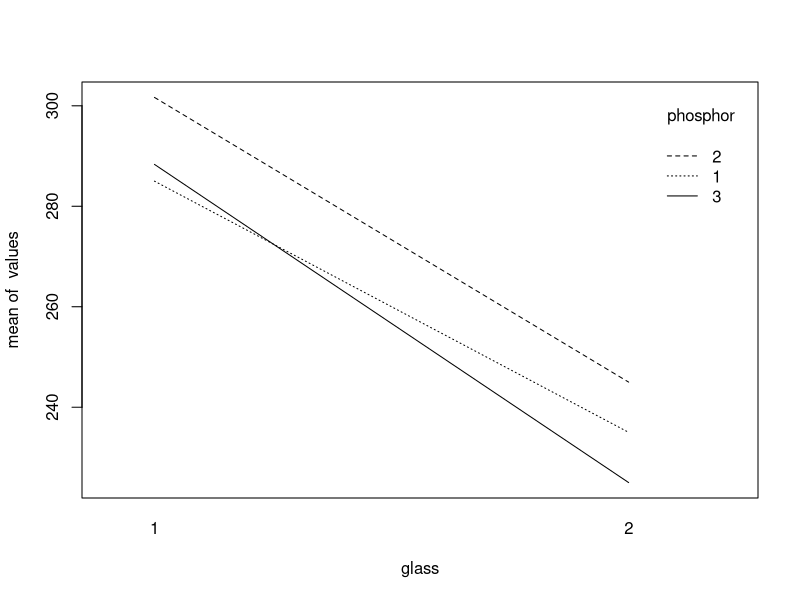
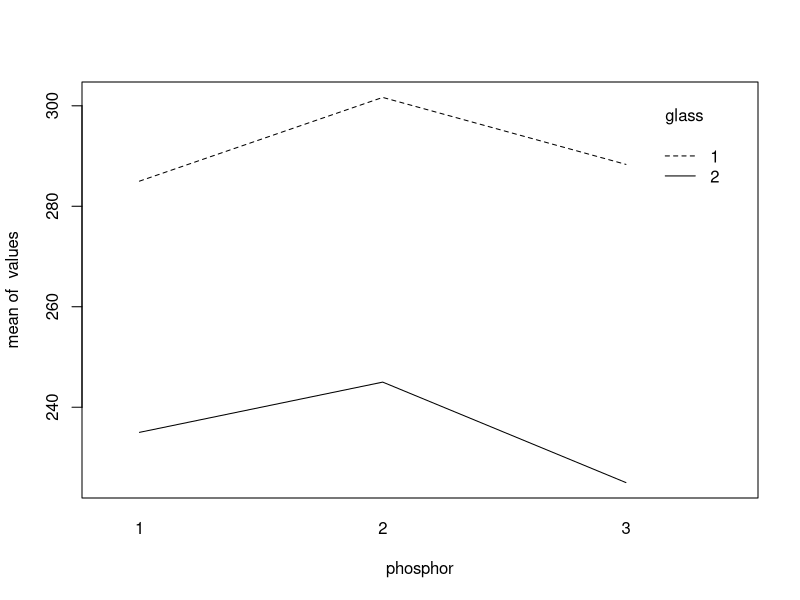

Here is the R script that generated these plots, in order:
## ---- chunk 1
knitr::opts_chunk$set(echo = TRUE)
options(scipen = 9999)

library(kableExtra)
library(broom)
library(tidyverse)
library(magrittr)
## ---- chunk 2

a <- 2 #niveis de glass
b <- 3 #niveis de phosphor
n <- 3

glass <- factor(rep(c(1,1,1,2,2,2), 3))
phosphor <- factor(rep(c(1,2,3), each = 6))
values <- c(280,290,285,230,235,240,
            300,310,295,260,240,235,
            290,285,290,220,225,230)

dados <- data.frame(glass, phosphor, values)
## ---- chunk 3
tabela_aov <- aov(values ~ phosphor*glass)

tabela_aov %>% 
  tidy() %>%
knitr::kable(
    format = "latex",
    align = "c",
    booktabs = TRUE,
    longtable = TRUE,
    linesep = "",
    escape = FALSE,
    digits = 4
    ) %>%
  kableExtra::kable_styling(
      position = "center",
      latex_options = c("striped", "repeat_header"),
      stripe_color = "gray!15")
  
## ---- chunk 4
mu <- mean(values)
qmres <- tidy(tabela_aov)$meansq[4]

taus <- tapply(values, glass, mean)-mu
betas <- tapply(values, phosphor, mean)-mu
taubeta <- tapply(values, paste(glass, phosphor), mean)-mu

data.frame(mu, qmres)%>%
  knitr::kable(
    format = "latex",
    align = "c",
    booktabs = TRUE,
    longtable = TRUE,
    linesep = "",
    col.names = c("$\\mu$", "$\\sigma^2$"),
    escape = FALSE,
    digits = 3
    ) %>%
  kableExtra::kable_styling(
      position = "center",
      latex_options = c("striped", "repeat_header"),
      stripe_color = "gray!15")

data.frame(taus, t = c(1:2))%>%
  pivot_wider(names_from = t, values_from = taus)%>%
  knitr::kable(
    format = "latex",
    align = "c",
    booktabs = TRUE,
    longtable = TRUE,
    linesep = "",
    col.names = c("$\\tau_1$", "$\\tau_2$"),
    escape = FALSE,
    digits = 3
    ) %>%
  kableExtra::kable_styling(
      position = "center",
      latex_options = c("striped", "repeat_header"),
      stripe_color = "gray!15")

data.frame(betas, b = c(1:3))%>%
  pivot_wider(names_from = b, values_from = betas)%>%
  knitr::kable(
    format = "latex",
    align = "c",
    booktabs = TRUE,
    longtable = TRUE,
    linesep = "",
    col.names = c("$\\beta_1$", "$\\beta_2$", "$\\beta_3$"),
    escape = FALSE,
    digits = 3
    ) %>%
  kableExtra::kable_styling(
      position = "center",
      latex_options = c("striped", "repeat_header"),
      stripe_color = "gray!15")

data.frame(taubeta, tb = c(1:6))%>%
  pivot_wider(names_from = tb, values_from = taubeta)%>%
  knitr::kable(
    format = "latex",
    align = "c",
    booktabs = TRUE,
    longtable = TRUE,
    linesep = "",
    col.names = c("$\\tau_1\\beta_1$", "$\\tau_1\\beta_2$", "$\\tau_1\\beta_3$", "$\\tau_2\\beta_1$", "$\\tau_2\\beta_2$", "$\\tau_2\\beta_3$"),
    escape = FALSE,
    digits = 3
    ) %>%
  kableExtra::kable_styling(
      position = "center",
      latex_options = c("striped", "repeat_header"),
      stripe_color = "gray!15")
## ---- chunk 5
interaction.plot(glass, phosphor, values)

## ---- chunk 6
interaction.plot(phosphor, glass, values)
## ---- chunk 7
#Com teste F
a_v1 <- 3 #niveis fósforo
b_v1 <- 1 #niveis vidro
n_v1 <- 3 #repetições

dados_vidro1 <- dados[glass == 1,]

#modelo aov com dados filtrados
mod2 <- aov(dados_vidro1$values ~ dados_vidro1$phosphor)
summary(mod2)

#médias de fósforo com vidro tipo 1
medias_fosforo_v1 <- tapply(dados_vidro1$values, dados_vidro1$phosphor, mean)

qm_fosforo_v1 <- (mod2 %>% tidy())$meansq[1]

pvalor_v1 <- 1-pf(qm_fosforo_v1/qmres, 2, 12)
## ---- chunk 8

casos <- c("2:1-1:1", "3:1-1:1", "3:1-2:1")
TukeyHSD(tabela_aov) %>% 
  tidy() %>%
  filter(contrast %in% casos)%>%
  select(-`null.value`)%>%
  knitr::kable(
    format = "latex",
    align = "c",
    booktabs = TRUE,
    longtable = TRUE,
    linesep = "",
    escape = FALSE,
    digits = 4
    ) %>%
  kableExtra::kable_styling(
      position = "center",
      latex_options = c("striped", "repeat_header"),
      stripe_color = "gray!15")
## ---- chunk 9

tau <- c(20, -20)

#phi ajustado para apenas um dos fatores
phi2 <- n*b*(sum(tau^2))/qmres

mqvidro <-(tabela_aov %>% tidy() %>% pull(meansq))[2]

fvidro <- mqvidro/qmres

perro2 <- pf(fvidro, 1, 12, ncp = phi2)
